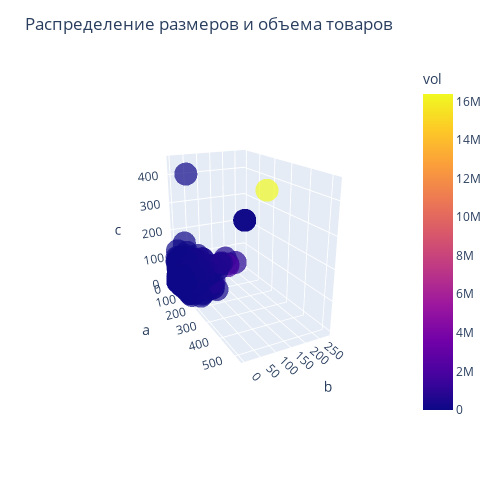

The notebook cell saved with this chart:
### Markdown cell above
Максимальный размер товара значительно превосходит по размерам максимальный размер представленных упаковок. Минимальные размеры 0,0,0 возможно цифровые товары

### Code cell
def multiply_columns(row):
    return row['a'] * row['b'] * row['c']

sku['vol'] = sku[['a', 'b', 'c']].apply(multiply_columns, axis=1)


fig = px.scatter_3d(sku.sample(8000, random_state=RANDOM), 
                x='a', 
                y='b', 
                z='c', 
                color='vol',
                opacity=0.7
                )

fig.update_layout(
    width=500, 
    height=500,
    title_text='Распределение размеров и объема товаров'
    )

fig.update_layout(scene_camera=dict(
    eye=dict(x=2.7, y=-1.4, z=1.1),
    center=dict(x=0, y=0, z=0)
))

fig.show()

### Figure 1 — Plotly figure (JSON) as saved in the notebook; plotly's stock layout.template omitted (floating-point values rounded to 4 significant figures; data arrays with more than 128 entries replaced by an {"elided": "..."} marker saying what was removed)
{"data": [{"hovertemplate": "a=%{x}<br>b=%{y}<br>c=%{z}<br>vol=%{marker.color}<extra></extra>", "legendgroup": "", "marker": {"color": {"elided": "8000 float values"}, "coloraxis": "coloraxis", "opacity": 0.7, "symbol": "circle"}, "mode": "markers", "name": "", "scene": "scene", "showlegend": false, "type": "scatter3d", "x": {"elided": "8000 float values"}, "y": {"elided": "8000 float values"}, "z": {"elided": "8000 float values"}}], "layout": {"coloraxis": {"colorbar": {"title": {"text": "vol"}}, "colorscale": [[0, "#0d0887"], [0.1111, "#46039f"], [0.2222, "#7201a8"], [0.3333, "#9c179e"], [0.4444, "#bd3786"], [0.5556, "#d8576b"], [0.6667, "#ed7953"], [0.7778, "#fb9f3a"], [0.8889, "#fdca26"], [1, "#f0f921"]]}, "height": 500, "legend": {"tracegroupgap": 0}, "margin": {"t": 60}, "scene": {"camera": {"center": {"x": 0, "y": 0, "z": 0}, "eye": {"x": 2.7, "y": -1.4, "z": 1.1}}, "domain": {"x": [0, 1], "y": [0, 1]}, "xaxis": {"title": {"text": "a"}}, "yaxis": {"title": {"text": "b"}}, "zaxis": {"title": {"text": "c"}}}, "title": {"text": "Распределение размеров и объема товаров"}, "width": 500}}
